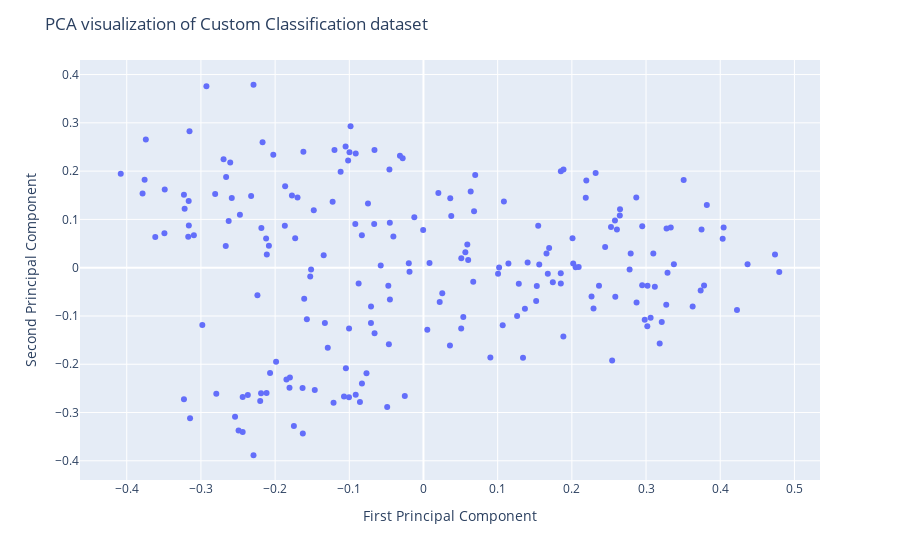

The code cell stored with this chart in its notebook:
### Code cell
# text features PCA

text_features_pca = text_features
pca = PCA(n_components=2)
text_pca = pca.fit_transform(text_features_pca.to('cpu'))

fig = px.scatter(x=text_pca[:, 0], y=text_pca[:, 1], hover_name=[all_labels[d] for d in catalog][0])
fig.update_layout(
    title="PCA visualization of Custom Classification dataset",
    xaxis_title="First Principal Component",
    yaxis_title="Second Principal Component",
)
fig.show()

### Figure 1 — Plotly figure (JSON) as saved in the notebook; plotly's stock layout.template omitted (floating-point values rounded to 4 significant figures; data arrays with more than 128 entries replaced by an {"elided": "..."} marker saying what was removed)
{"data": [{"hovertemplate": "<b>%{hovertext}</b><br><br>x=%{x}<br>y=%{y}<extra></extra>", "hovertext": {"elided": "200 str values"}, "legendgroup": "", "marker": {"color": "#636efa", "symbol": "circle"}, "mode": "markers", "name": "", "orientation": "v", "showlegend": false, "type": "scatter", "x": {"elided": "200 float values"}, "xaxis": "x", "y": {"elided": "200 float values"}, "yaxis": "y"}], "layout": {"legend": {"tracegroupgap": 0}, "margin": {"t": 60}, "title": {"text": "PCA visualization of Custom Classification dataset"}, "xaxis": {"anchor": "y", "domain": [0, 1], "title": {"text": "First Principal Component"}}, "yaxis": {"anchor": "x", "domain": [0, 1], "title": {"text": "Second Principal Component"}}}}
